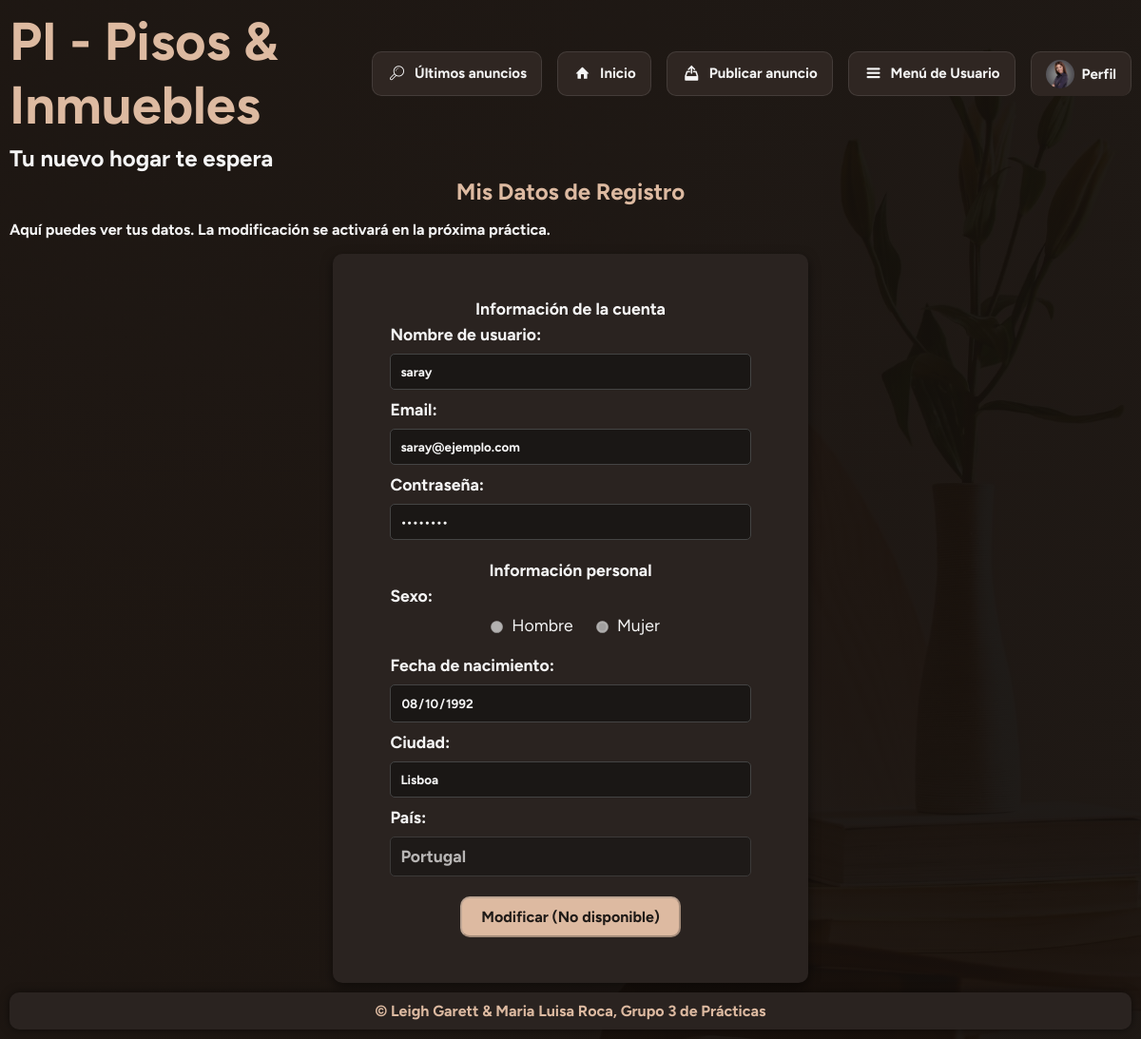
The app's page /php/mis_datos.php (signed in) with its own data.
### tables this page shows
CREATE TABLE `usuarios` (
  `IdUsuario` int(10) UNSIGNED NOT NULL,
  `NomUsuario` varchar(15) NOT NULL,
  `Clave` varchar(255) NOT NULL,
  `Email` varchar(254) NOT NULL,
  `Sexo` tinyint(4) DEFAULT NULL,
  `FNacimiento` date DEFAULT NULL,
  `Ciudad` varchar(255) DEFAULT NULL,
  `Pais` int(10) UNSIGNED NOT NULL,
  `Foto` varchar(255) DEFAULT NULL,
  `FRegistro` datetime DEFAULT current_timestamp(),
  `Estilo` int(10) UNSIGNED NOT NULL
);

### php/mis_datos.php (the view, shortened to what this page needs)
<?php
include "paginas_Estilo.php";
include "header.php";
$datos_usuario = null;
$paises = [];
$mensaje_error = "";
$id_usuario_actual = (int)$_SESSION['usuario_id'];
$mysqli = conectarBD();
if ($mysqli) {
    $sql_usuario = "SELECT NomUsuario, Email, Sexo, FNacimiento, Ciudad, Pais
                    FROM usuarios
                    WHERE IdUsuario = ?";
    $stmt_usuario = mysqli_prepare($mysqli, $sql_usuario);
    if ($stmt_usuario) {
        mysqli_stmt_bind_param($stmt_usuario, "i", $id_usuario_actual);
        mysqli_stmt_execute($stmt_usuario);
        $resultado_usuario = mysqli_stmt_get_result($stmt_usuario);
        if ($resultado_usuario && mysqli_num_rows($resultado_usuario) == 1) {
            $datos_usuario = mysqli_fetch_assoc($resultado_usuario);
        } else {
            $mensaje_error = "Error: No se pudieron encontrar tus datos.";
        }
    } else {
        $mensaje_error = "Error al preparar la consulta de usuario.";
    }
    $sql_paises = "SELECT IdPais, NomPais FROM paises ORDER BY NomPais";
    $resultado_paises = mysqli_query($mysqli, $sql_paises);
    if ($resultado_paises) {
        while ($fila_pais = mysqli_fetch_assoc($resultado_paises)) {
            $paises[] = $fila_pais;
        }
    } else {
        $mensaje_error .= " Error al cargar la lista de países.";
    }
} else {
    $mensaje_error = "No se pudo conectar a la base de datos.";
}
?>
<main>
    <section>
        <h2>Mis Datos de Registro</h2>
        <p>Aquí puedes ver tus datos. La modificación se activará en la próxima práctica.</p>
        <?php if ($mensaje_error != ""): ?>
            <p style="color: red;"><?php echo $mensaje_error; ?></p>
        <?php elseif ($datos_usuario):  ?>
            <form action="" method="post"> <fieldset>
                    <legend>Información de la cuenta</legend>
                    <label for="nomUsuario">Nombre de usuario:</label>
                    <input type="text" id="nomUsuario" name="nomUsuario"
                           value="<?php echo htmlspecialchars($datos_usuario['NomUsuario']); ?>"
                           disabled>
                    <label for="email">Email:</label>
                    <input type="email" id="email" name="email"
                           value="<?php echo htmlspecialchars($datos_usuario['Email']); ?>"
                           disabled>
                    <label for="clave">Contraseña:</label>
                    <input type="password" id="clave" name="clave"
                           value="********"
                           disabled>
                </fieldset>
                <fieldset>
                    <legend>Información personal</legend>
                    <label>Sexo:</label>
                    <input type="radio" id="sexoHombre" name="sexo" value="1"
                           <?php if ($datos_usuario['Sexo'] == 1) echo 'checked'; ?>
                           disabled>
                    <label for="sexoHombre">Hombre</label>
                    <input type="radio" id="sexoMujer" name="sexo" value="0"
                           <?php if ($datos_usuario['Sexo'] == 0) echo 'checked'; ?>
                           disabled>
                    <label for="sexoMujer">Mujer</label>
                    <br><br>
                    <label for="fnacimiento">Fecha de nacimiento:</label>
                    <input type="date" id="fnacimiento" name="fnacimiento"
                           value="<?php echo htmlspecialchars($datos_usuario['FNacimiento']); ?>"
                           disabled>
                    <label for="ciudad">Ciudad:</label>
                    <input type="text" id="ciudad" name="ciudad"
                           value="<?php echo htmlspecialchars($datos_usuario['Ciudad']); ?>"
                           disabled>
                    <label for="pais">País:</label>
                    <select id="pais" name="pais" disabled>
                        <?php
                        foreach ($paises as $pais) {
                            $id = $pais['IdPais'];
                            $nombre = htmlspecialchars($pais['NomPais']);
                            $seleccionado = ($id == $datos_usuario['Pais']) ? 'selected' : '';
                            echo "<option value='$id' $seleccionado>$nombre</option>";
                        }
                        ?>
                    </select>
                </fieldset>
                <button type="submit" disabled>Modificar (No disponible)</button>
            </form>
        <?php endif; ?>
    </section>
</main>
<?php
include "footer.php";
?>

### css/noche.css (style rules this page uses)
:root { --color_principal: #1f1a17; --color_sec: #a68a67; --color_destacado: #ddbaa1; --blanco: #f5f5f5; }
body { background: linear-gradient(rgba(20, 15, 12, 0.95), rgba(20, 15, 12, 0.95)), url(../img/fondo.jpg) center/cover fixed no-repeat; }
h2, h3 { color: var(--color_destacado); }
p { color: var(--blanco); }
button { background-color: var(--color_destacado); color: var(--color_principal); }
form { background: #2a2320; color: var(--blanco); box-shadow: 0 4px 12px rgba(0,0,0,0.5); }
form input, form select, textarea { border: 1px solid #444; border-radius: 5px; background-color: #1a1715; color: var(--blanco); }
form input[type="radio"] { accent-color: var(--color_destacado); }

### css/impreso.css (style rules this page uses)
* { box-sizing: border-box; font-family: "Times New Roman", serif !important; font-size: 12pt !important; font-weight: normal !important; background: none !important; color: #000 !important; text-shadow: none !important; box-shadow: none !important; border-radius: 0 !important; transition: none !important; transform: none !important; }
body { background: #fff !important; width: auto; max-width: none; margin: 0; padding: 0; display: block; min-height: auto; }
main { display: block; flex-grow: 0; }
h1, h2, h3, h4, h5, h6 { font-weight: bold !important; page-break-after: avoid; }
h2 { font-size: 16pt !important; margin: 15pt 0 10pt 0; text-align: left; }
p { margin: 0 0 10pt 0; line-height: 1.4; orphans: 3; widows: 3; }
form { border: 1px solid #000; padding: 15pt; margin: 20pt 0; page-break-inside: avoid; }
fieldset { border: 1px solid #ccc; padding: 10pt; margin-top: 10pt; }
legend { font-weight: bold !important; padding: 0 5pt; }
label { display: block; margin-bottom: 8pt; }
input, textarea, select { width: 100%; border: 1px solid #000; padding: 4pt; font-size: 12pt !important; }

### css/estilo.css (style rules this page uses)
:root { --color_sec: #474c18; --color_principal: #ddbaa1; --blanco: #fff; }
* { box-sizing:border-box; font-family: "Figtree", sans-serif; font-weight:bold; font-style: normal; }
body { background: linear-gradient(rgba(221, 186, 161, 0.8), rgba(221, 186, 161, 0.8)), url(../img/fondo.jpg) center/cover fixed no-repeat; color: var(--color_sec); width: 100%; max-width: 1300px; margin: 10px auto; padding: 0 10px; display: flex; flex-direction: column; min-height: 100vh; }
main { display: block; flex-grow: 1; }
h2 { margin: 0.5%; text-align: center; }
p { color: #000; }
button { background-color: var(--blanco); color: var(--color_sec); border-radius: 10px; padding: 10px 20px; font-size: 16px; font-weight: bold; cursor: pointer; transition: all 0.3s ease; }
form { max-width: 500px; margin: 0 auto; color: var(--blanco); background: var(--color_sec); border-radius:10px; padding: 4%; text-align: center; box-shadow: 0 4px 12px rgba(0,0,0,0.15); }
form label { display: block; text-align: left; margin-bottom: 10px; font-size: 1.1rem; }
form input { box-sizing: border-box; padding: 10px; width: 100%; margin-bottom: 10px; border: 1px solid #ccc; border-radius: 5px; }
form select { box-sizing: border-box; padding: 10px; width: 100%; margin-bottom: 10px; border: 1px solid #ccc; border-radius: 5px; background-color: var(--blanco); font-size: 1.1rem; appearance: none; }
fieldset { color: var(--blanco); border: none; margin: 0; font-size: 1.1rem; }
form input[type="radio"] { width: auto; padding: 0; margin: 0 5px 0 15px; accent-color: #000; cursor: pointer; vertical-align: middle; }
form input[type="radio"] + label { display: inline; margin-right: 5px; cursor: pointer; font-weight: normal; }

### css/contraste.css (style rules this page uses)
* { box-sizing:border-box; font-family: "Atkinson Hyperlegible", sans-serif; font-optical-sizing: auto; font-weight: 500; font-style: normal; }
:root { --color_letra: #ffc700; --color_fondo: #15297c; --blanco: #fff; }
body { background: var(--color_fondo); color: var(--color_letra); }
p { color: var(--color_letra); }
form { color: var(--color_fondo); background: var(--color_letra); }
form select { border: 1px solid var(--color_fondo); background-color: var(--blanco); }
fieldset { color: var(--blanco); }
button { background-color: var(--color_fondo); color: var(--color_letra); }

### css/letra_y_contraste.css (style rules this page uses)
body, p, a, button, input, select, textarea, label { font-size: 1.6rem !important; }
h2 { font-size: clamp(2.2rem, 7vw, 3.5rem) !important; border-bottom-width: 4px !important; }
button { font-size: 1.6rem !important; padding: 18px 30px !important; }

### records on screen
usuarios: nomUsuario "saray", email "saray@ejemplo.com", Sexo "☐ Hombre", Sexo "☑ Mujer", fnacimiento "08/10/1992", ciudad "Lisboa"

### other values on screen
form field pais "Portugal"
